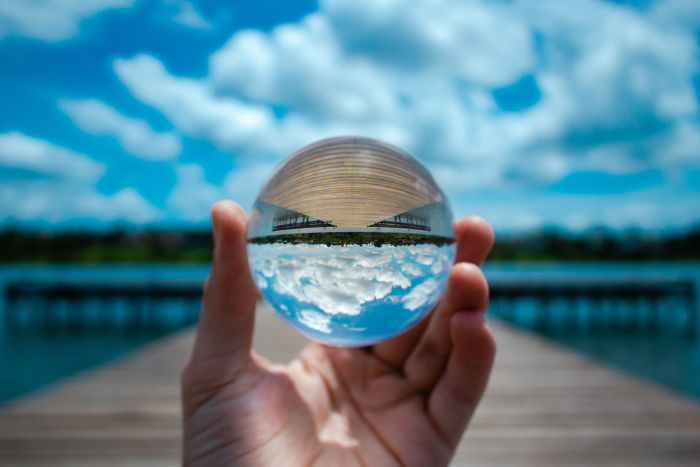
#> input picture input1.jpg, 700 x 467 px
$ python -i prewittCv.py   (imports and definitions only)   (older library calls are emulated)
#> lines starting #> are read from the running program, lines starting #| are printed output that depends on the picture
#> further down, picture is the input picture: shape (467, 700, 3); mean B, G, R 147.2, 131.1, 88.5
import cv2
import numpy as np


def prewittCv(image):
    kernelX = np.array([[1, 1, 1], [0, 0, 0], [-1, -1, -1]], dtype=int)
    kernelY = np.array([[-1, 0, 1], [-1, 0, 1], [-1, 0, 1]], dtype=int)

    x = cv2.filter2D(image, cv2.CV_16S, kernelX)
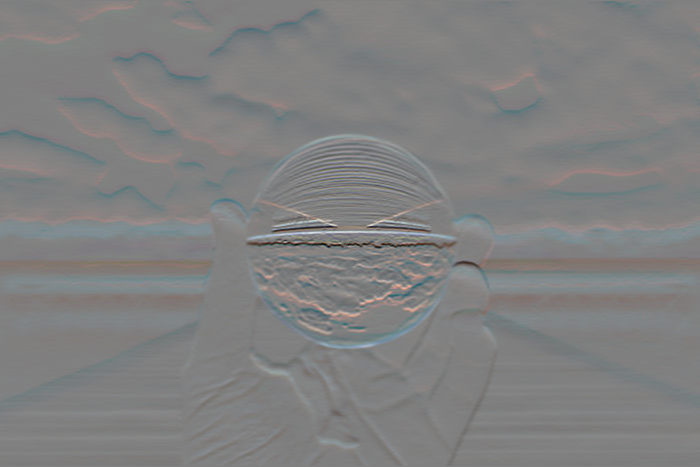
#> x: shape (467, 700, 3) int16; mean B, G, R 1.3, 0.8, -0.5; drawn with min black and max white
    y = cv2.filter2D(image, cv2.CV_16S, kernelY)
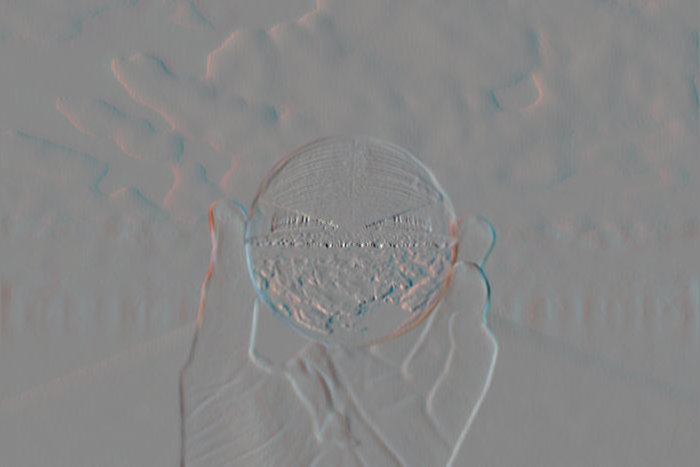
#> y: shape (467, 700, 3) int16; mean B, G, R 0.1, 0.1, 0; drawn with min black and max white

    absX = cv2.convertScaleAbs(x)
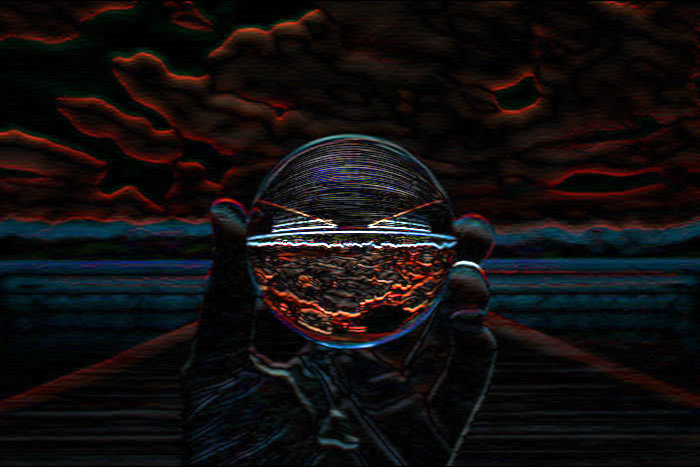
#> absX: shape (467, 700, 3); mean B, G, R 15.8, 15.1, 18.6
    absY = cv2.convertScaleAbs(y)
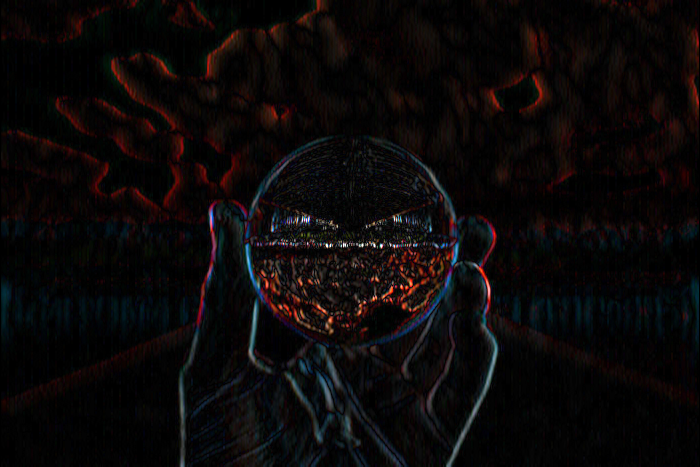
#> absY: shape (467, 700, 3); mean B, G, R 8.6, 8.4, 11.5
    return cv2.addWeighted(absX, 0.5, absY, 0.5, 0)
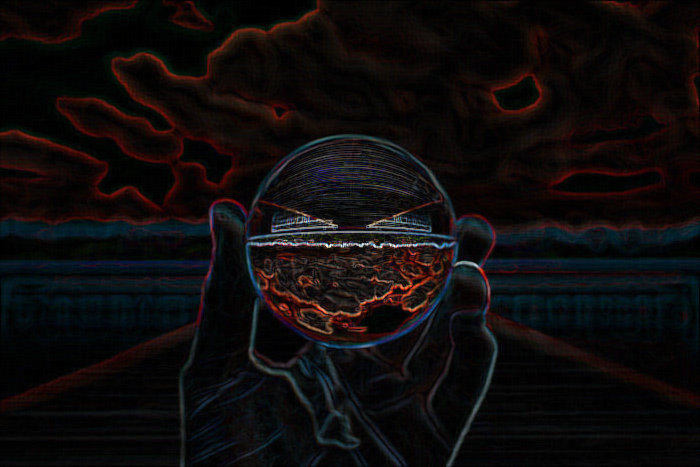
#> returned value: shape (467, 700, 3); mean of channels 0, 1, 2 12.2, 11.8, 15.1; drawn as B, G, R

>>> import cv2
>>> picture = cv2.imread('../input1.jpg')
>>> result = prewittCv(picture)

$ run again, on input3.jpg
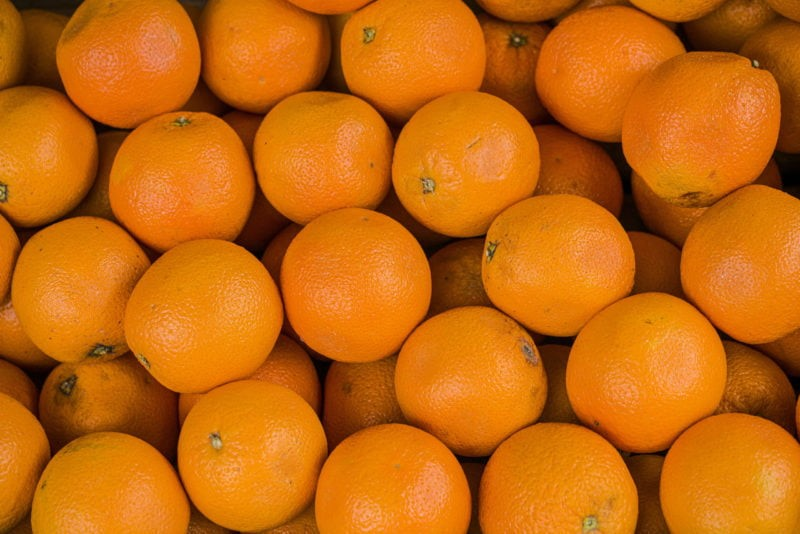
#> input picture input3.jpg, 800 x 534 px
#> picture is the input picture: shape (534, 800, 3); mean B, G, R 12.4, 104, 195.7
#> in prewittCv, `y = cv2.filter2D(image, cv2.CV_16S, kernelY)`:
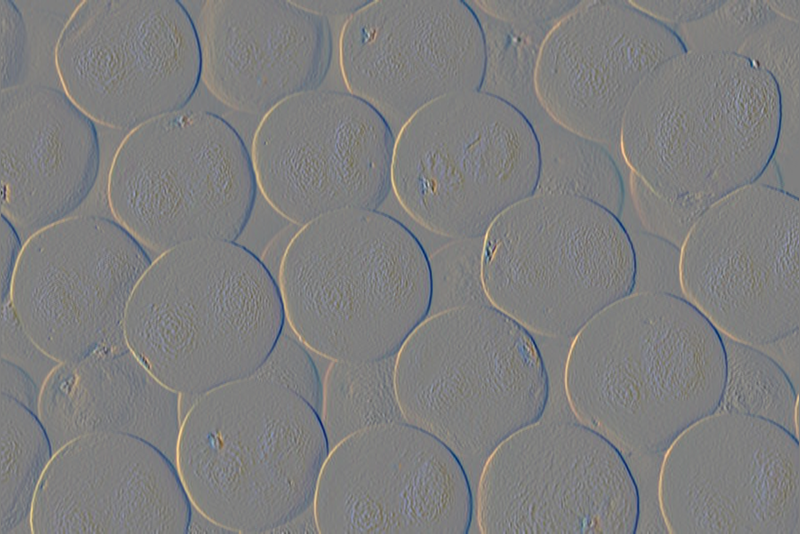
#> y: shape (534, 800, 3) int16; mean B, G, R 0, -0.2, -0.2; drawn with min black and max white
#> in prewittCv, `return cv2.addWeighted(absX, 0.5, absY, 0.5, 0)`:
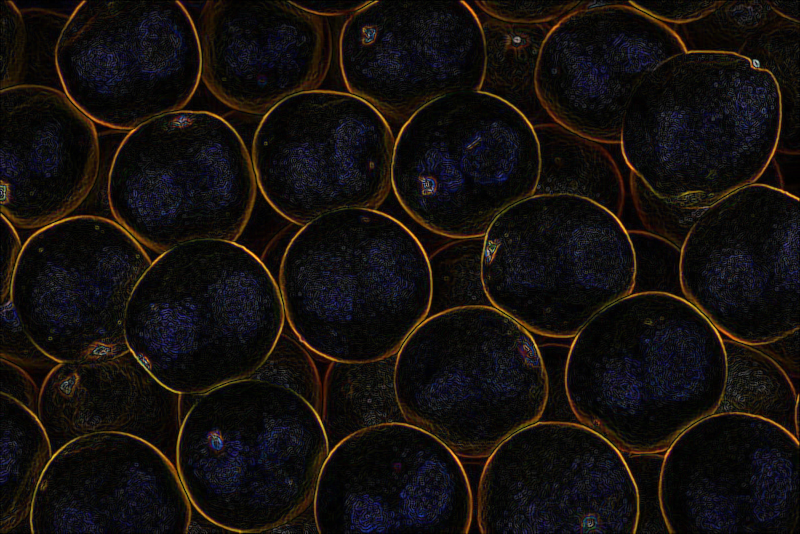
#> returned value: shape (534, 800, 3); mean of channels 0, 1, 2 14.6, 16.4, 20.6; drawn as B, G, R

$ run again, on input4.jpg
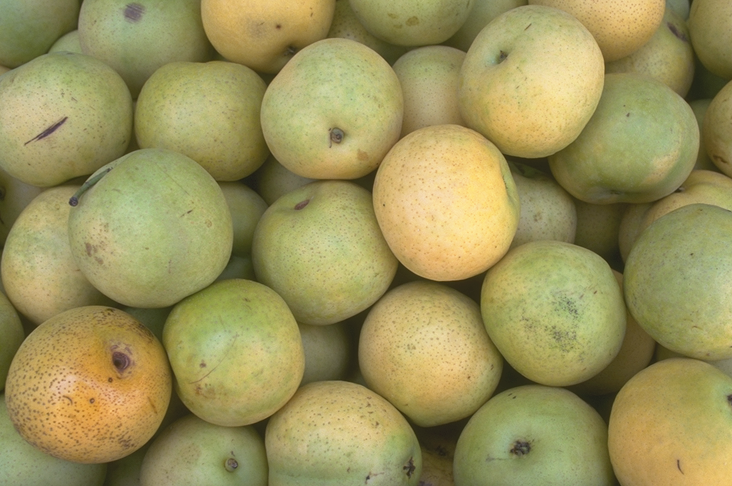
#> input picture input4.jpg, 732 x 486 px
#> picture is the input picture: shape (486, 732, 3); mean B, G, R 91.1, 146.4, 154.5
#> in prewittCv, `y = cv2.filter2D(image, cv2.CV_16S, kernelY)`:
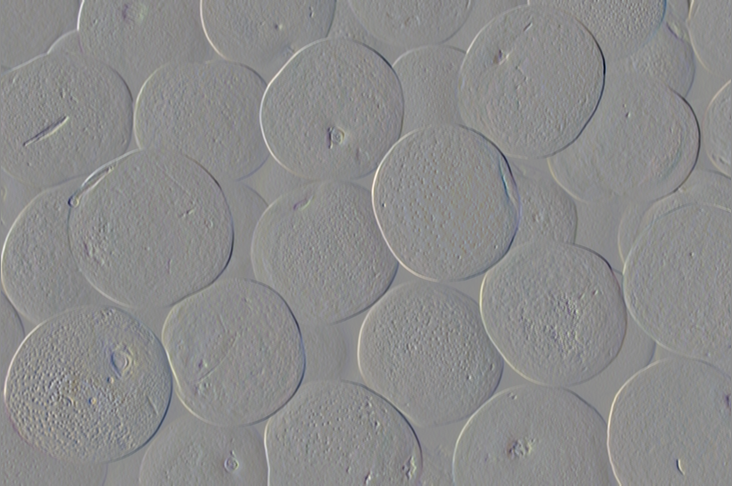
#> y: shape (486, 732, 3) int16; mean B, G, R 0.2, 0.3, 0.4; drawn with min black and max white
#> in prewittCv, `return cv2.addWeighted(absX, 0.5, absY, 0.5, 0)`:
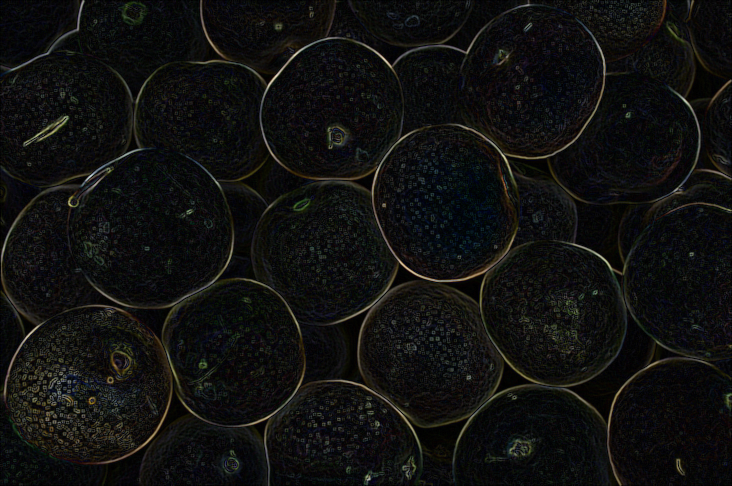
#> returned value: shape (486, 732, 3); mean of channels 0, 1, 2 15.4, 16.6, 16.4; drawn as B, G, R
